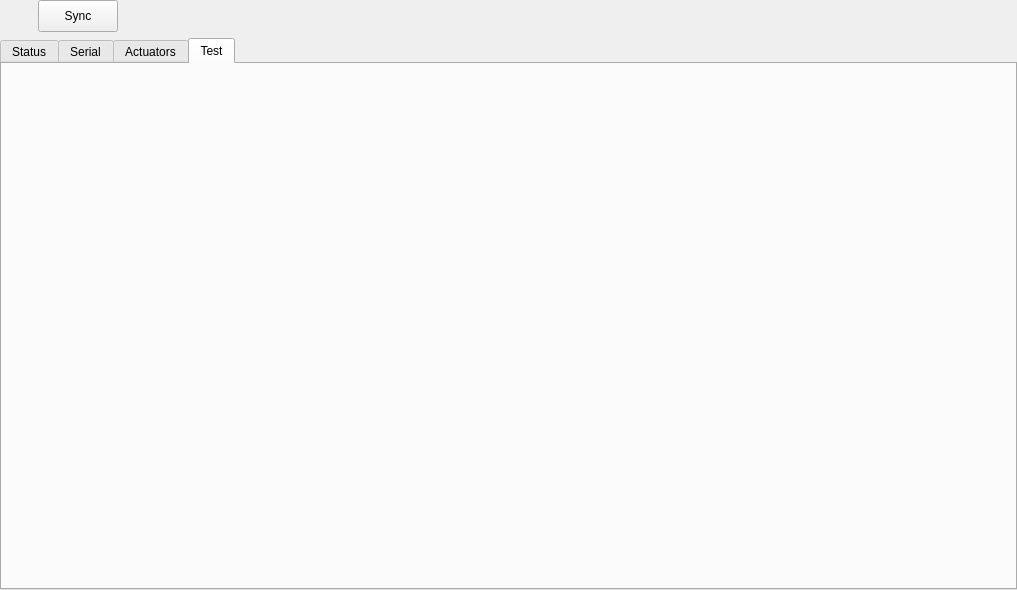
<?xml version="1.0" encoding="UTF-8"?>
<ui version="4.0">
 <class>ArduMYControllerWidget</class>
 <widget class="QWidget" name="ArduMYControllerWidget">
  <property name="geometry">
   <rect>
    <x>0</x>
    <y>0</y>
    <width>1017</width>
    <height>590</height>
   </rect>
  </property>
  <property name="windowTitle">
   <string>Form</string>
  </property>
  <layout class="QVBoxLayout" name="verticalLayout_2">
   <property name="leftMargin">
    <number>0</number>
   </property>
   <property name="topMargin">
    <number>0</number>
   </property>
   <property name="rightMargin">
    <number>0</number>
   </property>
   <property name="bottomMargin">
    <number>0</number>
   </property>
   <item>
    <layout class="QHBoxLayout" name="horizontalLayout_2">
     <item>
      <widget class="TryToggle" name="tryToggleConnect" native="true">
       <property name="sizePolicy">
        <sizepolicy hsizetype="Minimum" vsizetype="Minimum">
         <horstretch>0</horstretch>
         <verstretch>0</verstretch>
        </sizepolicy>
       </property>
       <property name="minimumSize">
        <size>
         <width>32</width>
         <height>32</height>
        </size>
       </property>
      </widget>
     </item>
     <item>
      <widget class="QPushButton" name="pushButtonSync">
       <property name="sizePolicy">
        <sizepolicy hsizetype="Minimum" vsizetype="Minimum">
         <horstretch>0</horstretch>
         <verstretch>0</verstretch>
        </sizepolicy>
       </property>
       <property name="minimumSize">
        <size>
         <width>32</width>
         <height>32</height>
        </size>
       </property>
       <property name="text">
        <string>Sync</string>
       </property>
      </widget>
     </item>
     <item>
      <spacer name="horizontalSpacer_6">
       <property name="orientation">
        <enum>Qt::Horizontal</enum>
       </property>
       <property name="sizeHint" stdset="0">
        <size>
         <width>40</width>
         <height>20</height>
        </size>
       </property>
      </spacer>
     </item>
    </layout>
   </item>
   <item>
    <widget class="QTabWidget" name="tabWidget">
     <property name="currentIndex">
      <number>3</number>
     </property>
     <widget class="QWidget" name="tabStatus">
      <attribute name="title">
       <string>Status</string>
      </attribute>
      <layout class="QGridLayout" name="gridLayout">
       <item row="0" column="0" colspan="4">
        <widget class="QLabel" name="labelIntroduction">
         <property name="text">
          <string>&lt;table width=&quot;100%&quot;&gt;
&lt;tr&gt;
&lt;td&gt;
&lt;h1&gt;ArduMY™ Controller version 1.0&lt;/h1&gt;
&lt;p&gt;This is the native Arduino© based controller for OctoMY™&lt;/p&gt;
&lt;p&gt;You will find full documentation for it &lt;a href=&quot;http://www.octomy.org/documentation/development/architectual-overview/ardumy&quot; &gt;here&lt;/a&gt;&lt;/p&gt;
&lt;/td&gt;
&lt;td&gt;
&lt;img src=&quot;qrc:/images/ardumy_badge.svg&quot; alt=&quot;ArduMY™ Badge&quot; style=&quot;float:right; display:block;&quot;/&gt;
&lt;/td&gt;
&lt;/tr&gt;
&lt;/table&gt;</string>
         </property>
         <property name="openExternalLinks">
          <bool>true</bool>
         </property>
        </widget>
       </item>
       <item row="1" column="0" colspan="4">
        <widget class="QLabel" name="labelQuickGuide">
         <property name="text">
          <string>&lt;h2&gt;Quick guide&lt;/h2&gt;
&lt;ol&gt;
&lt;li&gt;Get a &lt;a href=&quot;http://www.octomy.org/documentation/development/architectual-overview/ardumy&quot; &gt;compatible&lt;/a&gt; Arduino© board.&lt;/li&gt;
&lt;li&gt;Go &lt;a href=&quot;http://www.octomy.org/documentation/development/architectual-overview/ardumy&quot; &gt;download&lt;/a&gt;, compile and upload latest version of ArduMY™ on your board .&lt;/li&gt;
&lt;li&gt;Connect your board to this Agent via USB/Serial cable or pair with Bluetooth.&lt;/li&gt;
&lt;li&gt;Go the Serial tab and configure serial parameters. NOTE: The green serial status light on general tab should light up when it is working.&lt;/li&gt;
&lt;li&gt;Go the Actuators tab and configure the actuatuators you will be using for your robot. Remember to give them meaningful names.&lt;/li&gt;
&lt;li&gt;You are now ready to start using this agent!&lt;/li&gt;
&lt;/ol&gt;</string>
         </property>
         <property name="openExternalLinks">
          <bool>true</bool>
         </property>
        </widget>
       </item>
       <item row="2" column="1" colspan="2">
        <widget class="QPushButton" name="pushButtonShowQuickGuide">
         <property name="text">
          <string>Show Quick Guide</string>
         </property>
         <property name="checkable">
          <bool>true</bool>
         </property>
        </widget>
       </item>
       <item row="3" column="0">
        <spacer name="horizontalSpacer">
         <property name="orientation">
          <enum>Qt::Horizontal</enum>
         </property>
         <property name="sizeHint" stdset="0">
          <size>
           <width>292</width>
           <height>20</height>
          </size>
         </property>
        </spacer>
       </item>
       <item row="3" column="1">
        <widget class="QLabel" name="label_2">
         <property name="text">
          <string>Board:</string>
         </property>
         <property name="alignment">
          <set>Qt::AlignRight|Qt::AlignTrailing|Qt::AlignVCenter</set>
         </property>
        </widget>
       </item>
       <item row="3" column="2">
        <widget class="QLabel" name="labelBoardType">
         <property name="text">
          <string>N/A</string>
         </property>
        </widget>
       </item>
       <item row="3" column="3">
        <spacer name="horizontalSpacer_2">
         <property name="orientation">
          <enum>Qt::Horizontal</enum>
         </property>
         <property name="sizeHint" stdset="0">
          <size>
           <width>292</width>
           <height>20</height>
          </size>
         </property>
        </spacer>
       </item>
       <item row="4" column="1">
        <widget class="QLabel" name="label_4">
         <property name="text">
          <string>Version:</string>
         </property>
         <property name="alignment">
          <set>Qt::AlignRight|Qt::AlignTrailing|Qt::AlignVCenter</set>
         </property>
        </widget>
       </item>
       <item row="4" column="2">
        <widget class="QLabel" name="labelBoardVersion">
         <property name="text">
          <string>N/A</string>
         </property>
        </widget>
       </item>
       <item row="5" column="0" colspan="4">
        <spacer name="verticalSpacer">
         <property name="orientation">
          <enum>Qt::Vertical</enum>
         </property>
         <property name="sizeHint" stdset="0">
          <size>
           <width>20</width>
           <height>211</height>
          </size>
         </property>
        </spacer>
       </item>
      </layout>
      <zorder>labelBoardType</zorder>
      <zorder>label_4</zorder>
      <zorder>labelBoardVersion</zorder>
      <zorder>labelIntroduction</zorder>
      <zorder>label_2</zorder>
      <zorder>pushButtonShowQuickGuide</zorder>
      <zorder>labelQuickGuide</zorder>
     </widget>
     <widget class="QWidget" name="tabSerial">
      <attribute name="title">
       <string>Serial</string>
      </attribute>
      <layout class="QGridLayout" name="gridLayout_5">
       <item row="0" column="0">
        <widget class="SerialSettingsWidget" name="widgetSerialSettings" native="true"/>
       </item>
      </layout>
     </widget>
     <widget class="QWidget" name="tabActuators">
      <attribute name="title">
       <string>Actuators</string>
      </attribute>
      <layout class="QGridLayout" name="gridLayout_2">
       <item row="1" column="0">
        <widget class="ActuatorManagerWidget" name="widgetActuatorManager" native="true">
         <property name="sizePolicy">
          <sizepolicy hsizetype="Expanding" vsizetype="Expanding">
           <horstretch>0</horstretch>
           <verstretch>0</verstretch>
          </sizepolicy>
         </property>
        </widget>
       </item>
       <item row="0" column="0">
        <layout class="QHBoxLayout" name="horizontalLayout">
         <item>
          <widget class="QLabel" name="label_3">
           <property name="text">
            <string>Add Actuator</string>
           </property>
          </widget>
         </item>
         <item>
          <widget class="QComboBox" name="comboBoxAddActuator">
           <item>
            <property name="text">
             <string>Select type...</string>
            </property>
           </item>
           <item>
            <property name="text">
             <string>RC Servo</string>
            </property>
            <property name="icon">
             <iconset>
              <normaloff>:/icons/rc_servo.svg</normaloff>:/icons/rc_servo.svg</iconset>
            </property>
           </item>
           <item>
            <property name="text">
             <string>Step Motor</string>
            </property>
            <property name="icon">
             <iconset>
              <normaloff>:/icons/stepper_motor.svg</normaloff>:/icons/stepper_motor.svg</iconset>
            </property>
           </item>
           <item>
            <property name="text">
             <string>DC Motor</string>
            </property>
            <property name="icon">
             <iconset>
              <normaloff>:/icons/dc_motor.svg</normaloff>:/icons/dc_motor.svg</iconset>
            </property>
           </item>
           <item>
            <property name="text">
             <string>Relay Switch</string>
            </property>
            <property name="icon">
             <iconset>
              <normaloff>:/icons/relay.svg</normaloff>:/icons/relay.svg</iconset>
            </property>
           </item>
          </widget>
         </item>
         <item>
          <spacer name="horizontalSpacer_3">
           <property name="orientation">
            <enum>Qt::Horizontal</enum>
           </property>
           <property name="sizeHint" stdset="0">
            <size>
             <width>40</width>
             <height>20</height>
            </size>
           </property>
          </spacer>
         </item>
        </layout>
       </item>
      </layout>
     </widget>
     <widget class="QWidget" name="tabTest">
      <attribute name="title">
       <string>Test</string>
      </attribute>
      <layout class="QGridLayout" name="gridLayout_4">
       <item row="0" column="0">
        <spacer name="horizontalSpacer_5">
         <property name="orientation">
          <enum>Qt::Horizontal</enum>
         </property>
         <property name="sizeHint" stdset="0">
          <size>
           <width>479</width>
           <height>20</height>
          </size>
         </property>
        </spacer>
       </item>
       <item row="0" column="2">
        <layout class="QVBoxLayout" name="verticalLayout">
         <item>
          <widget class="ArduinoPinSelector" name="widgetPinThing_1" native="true">
           <property name="sizePolicy">
            <sizepolicy hsizetype="Minimum" vsizetype="Minimum">
             <horstretch>0</horstretch>
             <verstretch>0</verstretch>
            </sizepolicy>
           </property>
           <property name="minimumSize">
            <size>
             <width>32</width>
             <height>32</height>
            </size>
           </property>
          </widget>
         </item>
         <item>
          <widget class="ArduinoPinSelector" name="widgetPinThing_2" native="true">
           <property name="sizePolicy">
            <sizepolicy hsizetype="Minimum" vsizetype="Minimum">
             <horstretch>0</horstretch>
             <verstretch>0</verstretch>
            </sizepolicy>
           </property>
           <property name="minimumSize">
            <size>
             <width>32</width>
             <height>32</height>
            </size>
           </property>
          </widget>
         </item>
         <item>
          <widget class="ArduinoPinSelector" name="widgetPinThing_3" native="true">
           <property name="sizePolicy">
            <sizepolicy hsizetype="Minimum" vsizetype="Minimum">
             <horstretch>0</horstretch>
             <verstretch>0</verstretch>
            </sizepolicy>
           </property>
           <property name="minimumSize">
            <size>
             <width>32</width>
             <height>32</height>
            </size>
           </property>
          </widget>
         </item>
         <item>
          <widget class="ArduinoPinSelector" name="widgetPinThing_4" native="true">
           <property name="sizePolicy">
            <sizepolicy hsizetype="Minimum" vsizetype="Minimum">
             <horstretch>0</horstretch>
             <verstretch>0</verstretch>
            </sizepolicy>
           </property>
           <property name="minimumSize">
            <size>
             <width>32</width>
             <height>32</height>
            </size>
           </property>
          </widget>
         </item>
         <item>
          <widget class="ArduinoPinSelector" name="widgetPinThing_5" native="true">
           <property name="sizePolicy">
            <sizepolicy hsizetype="Minimum" vsizetype="Minimum">
             <horstretch>0</horstretch>
             <verstretch>0</verstretch>
            </sizepolicy>
           </property>
           <property name="minimumSize">
            <size>
             <width>32</width>
             <height>32</height>
            </size>
           </property>
          </widget>
         </item>
         <item>
          <widget class="ArduinoPinSelector" name="widgetPinThing_6" native="true">
           <property name="sizePolicy">
            <sizepolicy hsizetype="Minimum" vsizetype="Minimum">
             <horstretch>0</horstretch>
             <verstretch>0</verstretch>
            </sizepolicy>
           </property>
           <property name="minimumSize">
            <size>
             <width>32</width>
             <height>32</height>
            </size>
           </property>
          </widget>
         </item>
        </layout>
       </item>
       <item row="0" column="3">
        <spacer name="horizontalSpacer_4">
         <property name="orientation">
          <enum>Qt::Horizontal</enum>
         </property>
         <property name="sizeHint" stdset="0">
          <size>
           <width>479</width>
           <height>20</height>
          </size>
         </property>
        </spacer>
       </item>
       <item row="1" column="2">
        <spacer name="verticalSpacer_2">
         <property name="orientation">
          <enum>Qt::Vertical</enum>
         </property>
         <property name="sizeHint" stdset="0">
          <size>
           <width>20</width>
           <height>485</height>
          </size>
         </property>
        </spacer>
       </item>
      </layout>
     </widget>
    </widget>
   </item>
  </layout>
 </widget>
 <customwidgets>
  <customwidget>
   <class>TryToggle</class>
   <extends>QWidget</extends>
   <header location="global">widgets/TryToggle.hpp</header>
   <container>1</container>
  </customwidget>
  <customwidget>
   <class>SerialSettingsWidget</class>
   <extends>QWidget</extends>
   <header location="global">hardware/serial/SerialSettingsWidget.hpp</header>
   <container>1</container>
  </customwidget>
  <customwidget>
   <class>ActuatorManagerWidget</class>
   <extends>QWidget</extends>
   <header location="global">widgets/ardumy/ActuatorManagerWidget.hpp</header>
   <container>1</container>
  </customwidget>
  <customwidget>
   <class>ArduinoPinSelector</class>
   <extends>QWidget</extends>
   <header location="global">widgets/ardumy/arduino/ArduinoPinSelector.hpp</header>
   <container>1</container>
  </customwidget>
 </customwidgets>
 <resources/>
 <connections/>
</ui>
